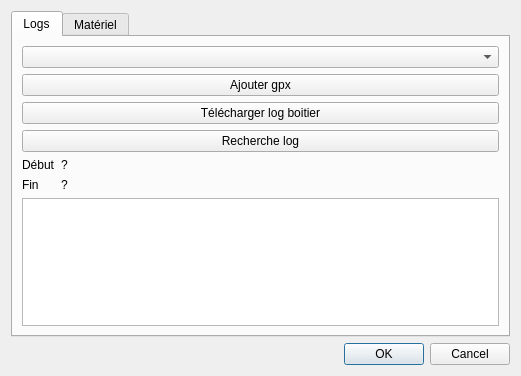
<?xml version="1.0" encoding="UTF-8"?>
<ui version="4.0">
 <class>Dialog_session</class>
 <widget class="QDialog" name="Dialog_session">
  <property name="geometry">
   <rect>
    <x>0</x>
    <y>0</y>
    <width>521</width>
    <height>376</height>
   </rect>
  </property>
  <property name="windowTitle">
   <string>Session</string>
  </property>
  <layout class="QVBoxLayout" name="verticalLayout">
   <item>
    <widget class="QTabWidget" name="tabWidget">
     <property name="currentIndex">
      <number>0</number>
     </property>
     <widget class="QWidget" name="tab">
      <attribute name="title">
       <string>Logs</string>
      </attribute>
      <layout class="QFormLayout" name="formLayout_2">
       <item row="4" column="0">
        <widget class="QLabel" name="label_10">
         <property name="text">
          <string>Début</string>
         </property>
        </widget>
       </item>
       <item row="0" column="0" colspan="2">
        <widget class="QComboBox" name="comboBox_rider">
         <property name="editable">
          <bool>false</bool>
         </property>
        </widget>
       </item>
       <item row="1" column="0" colspan="2">
        <widget class="QPushButton" name="pushButton_upload_gpx">
         <property name="text">
          <string>Ajouter gpx</string>
         </property>
        </widget>
       </item>
       <item row="2" column="0" colspan="2">
        <widget class="QPushButton" name="pushButton_upload_log">
         <property name="text">
          <string>Télécharger log boitier</string>
         </property>
        </widget>
       </item>
       <item row="3" column="0" colspan="2">
        <widget class="QPushButton" name="pushButton_search_log">
         <property name="text">
          <string>Recherche log</string>
         </property>
        </widget>
       </item>
       <item row="7" column="0" colspan="2">
        <widget class="QListView" name="listView_log"/>
       </item>
       <item row="6" column="0">
        <widget class="QLabel" name="label_11">
         <property name="text">
          <string>Fin</string>
         </property>
        </widget>
       </item>
       <item row="4" column="1">
        <widget class="QLabel" name="label_starting_date">
         <property name="text">
          <string>?</string>
         </property>
        </widget>
       </item>
       <item row="6" column="1">
        <widget class="QLabel" name="label_ending_date">
         <property name="text">
          <string>?</string>
         </property>
        </widget>
       </item>
      </layout>
     </widget>
     <widget class="QWidget" name="tab_2">
      <attribute name="title">
       <string>Matériel</string>
      </attribute>
      <layout class="QFormLayout" name="formLayout">
       <item row="0" column="0">
        <widget class="QLabel" name="label_4">
         <property name="text">
          <string>Board</string>
         </property>
        </widget>
       </item>
       <item row="0" column="1">
        <widget class="QComboBox" name="comboBox_board"/>
       </item>
       <item row="2" column="0">
        <widget class="QLabel" name="label">
         <property name="text">
          <string>Rake</string>
         </property>
        </widget>
       </item>
       <item row="2" column="1">
        <widget class="QDoubleSpinBox" name="doubleSpinBox_rake">
         <property name="suffix">
          <string> deg</string>
         </property>
        </widget>
       </item>
       <item row="3" column="0">
        <widget class="QLabel" name="label_5">
         <property name="text">
          <string>Sail</string>
         </property>
        </widget>
       </item>
       <item row="4" column="0">
        <widget class="QLabel" name="label_6">
         <property name="text">
          <string>Front foil</string>
         </property>
        </widget>
       </item>
       <item row="6" column="0">
        <widget class="QLabel" name="label_2">
         <property name="text">
          <string>Cale stab</string>
         </property>
        </widget>
       </item>
       <item row="6" column="1">
        <widget class="QDoubleSpinBox" name="doubleSpinBox_stab_shim">
         <property name="suffix">
          <string> deg</string>
         </property>
        </widget>
       </item>
       <item row="5" column="0">
        <widget class="QLabel" name="label_7">
         <property name="text">
          <string>Stabilizer</string>
         </property>
        </widget>
       </item>
       <item row="1" column="0">
        <widget class="QLabel" name="label_3">
         <property name="text">
          <string>Position pied de mât</string>
         </property>
        </widget>
       </item>
       <item row="7" column="0">
        <widget class="QLabel" name="label_8">
         <property name="text">
          <string>Foil mast</string>
         </property>
        </widget>
       </item>
       <item row="8" column="0">
        <widget class="QLabel" name="label_9">
         <property name="text">
          <string>Fuselage</string>
         </property>
        </widget>
       </item>
       <item row="3" column="1">
        <widget class="QComboBox" name="comboBox_sail"/>
       </item>
       <item row="4" column="1">
        <widget class="QComboBox" name="comboBox_front_foil"/>
       </item>
       <item row="5" column="1">
        <widget class="QComboBox" name="comboBox_stabilizer"/>
       </item>
       <item row="7" column="1">
        <widget class="QComboBox" name="comboBox_foil_mast"/>
       </item>
       <item row="8" column="1">
        <widget class="QComboBox" name="comboBox_fuselage"/>
       </item>
       <item row="1" column="1">
        <widget class="QDoubleSpinBox" name="doubleSpinBox_mast_foot_position">
         <property name="suffix">
          <string> cm</string>
         </property>
         <property name="decimals">
          <number>1</number>
         </property>
         <property name="minimum">
          <double>100.000000000000000</double>
         </property>
         <property name="maximum">
          <double>200.000000000000000</double>
         </property>
         <property name="singleStep">
          <double>0.500000000000000</double>
         </property>
         <property name="value">
          <double>135.000000000000000</double>
         </property>
        </widget>
       </item>
      </layout>
     </widget>
    </widget>
   </item>
   <item>
    <widget class="QDialogButtonBox" name="buttonBox">
     <property name="standardButtons">
      <set>QDialogButtonBox::Cancel|QDialogButtonBox::Ok</set>
     </property>
    </widget>
   </item>
  </layout>
 </widget>
 <resources/>
 <connections/>
</ui>
